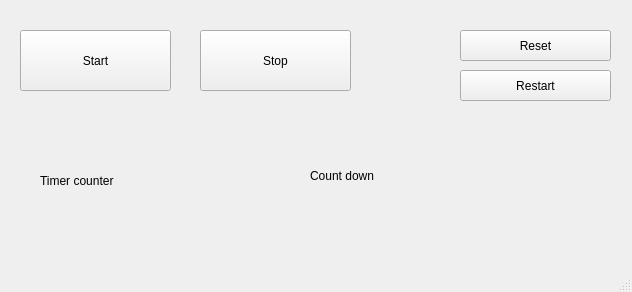
<?xml version="1.0" encoding="UTF-8"?>
<ui version="4.0">
 <class>MainWindow</class>
 <widget class="QMainWindow" name="MainWindow">
  <property name="geometry">
   <rect>
    <x>0</x>
    <y>0</y>
    <width>632</width>
    <height>292</height>
   </rect>
  </property>
  <property name="windowTitle">
   <string>MainWindow</string>
  </property>
  <widget class="QWidget" name="centralwidget">
   <widget class="QPushButton" name="startButton">
    <property name="geometry">
     <rect>
      <x>20</x>
      <y>30</y>
      <width>151</width>
      <height>61</height>
     </rect>
    </property>
    <property name="text">
     <string>Start</string>
    </property>
   </widget>
   <widget class="QPushButton" name="stopButton">
    <property name="geometry">
     <rect>
      <x>200</x>
      <y>30</y>
      <width>151</width>
      <height>61</height>
     </rect>
    </property>
    <property name="text">
     <string>Stop</string>
    </property>
   </widget>
   <widget class="QPushButton" name="resetButton">
    <property name="geometry">
     <rect>
      <x>460</x>
      <y>30</y>
      <width>151</width>
      <height>31</height>
     </rect>
    </property>
    <property name="text">
     <string>Reset</string>
    </property>
   </widget>
   <widget class="QLabel" name="label">
    <property name="geometry">
     <rect>
      <x>310</x>
      <y>150</y>
      <width>301</width>
      <height>51</height>
     </rect>
    </property>
    <property name="text">
     <string>Count down</string>
    </property>
   </widget>
   <widget class="QLabel" name="timerCounter">
    <property name="geometry">
     <rect>
      <x>40</x>
      <y>160</y>
      <width>121</width>
      <height>41</height>
     </rect>
    </property>
    <property name="text">
     <string>Timer counter</string>
    </property>
   </widget>
   <widget class="QPushButton" name="resetButton_2">
    <property name="geometry">
     <rect>
      <x>460</x>
      <y>70</y>
      <width>151</width>
      <height>31</height>
     </rect>
    </property>
    <property name="text">
     <string>Restart</string>
    </property>
   </widget>
  </widget>
  <widget class="QMenuBar" name="menubar">
   <property name="geometry">
    <rect>
     <x>0</x>
     <y>0</y>
     <width>632</width>
     <height>22</height>
    </rect>
   </property>
  </widget>
  <widget class="QStatusBar" name="statusbar"/>
 </widget>
 <resources/>
 <connections/>
</ui>
